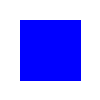

Here is the Python script that generated this plot:
from PIL import Image, ImageDraw

# Create a simple test image
img = Image.new('RGB', (100, 100), color='white')
draw = ImageDraw.Draw(img)
draw.rectangle([(20, 20), (80, 80)], fill='blue')
img.save('test_image.png')

print("Test image created successfully!") 